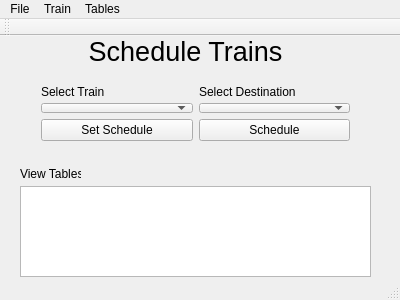
<?xml version="1.0" encoding="UTF-8"?>
<ui version="4.0">
 <class>MainWindow</class>
 <widget class="QMainWindow" name="MainWindow">
  <property name="geometry">
   <rect>
    <x>0</x>
    <y>0</y>
    <width>400</width>
    <height>300</height>
   </rect>
  </property>
  <property name="windowTitle">
   <string>MainWindow</string>
  </property>
  <widget class="QWidget" name="centralWidget">
   <widget class="QLabel" name="label_3">
    <property name="geometry">
     <rect>
      <x>20</x>
      <y>130</y>
      <width>61</width>
      <height>16</height>
     </rect>
    </property>
    <property name="text">
     <string>View Tables</string>
    </property>
   </widget>
   <widget class="QTableView" name="tableView">
    <property name="geometry">
     <rect>
      <x>20</x>
      <y>150</y>
      <width>351</width>
      <height>91</height>
     </rect>
    </property>
   </widget>
   <widget class="QLabel" name="label_4">
    <property name="geometry">
     <rect>
      <x>70</x>
      <y>0</y>
      <width>231</width>
      <height>31</height>
     </rect>
    </property>
    <property name="font">
     <font>
      <pointsize>20</pointsize>
     </font>
    </property>
    <property name="text">
     <string>Schedule Trains</string>
    </property>
    <property name="alignment">
     <set>Qt::AlignCenter</set>
    </property>
   </widget>
   <widget class="QWidget" name="layoutWidget">
    <property name="geometry">
     <rect>
      <x>30</x>
      <y>40</y>
      <width>331</width>
      <height>76</height>
     </rect>
    </property>
    <layout class="QVBoxLayout" name="verticalLayout_3">
     <item>
      <layout class="QHBoxLayout" name="horizontalLayout">
       <item>
        <layout class="QVBoxLayout" name="verticalLayout">
         <item>
          <widget class="QLabel" name="label">
           <property name="text">
            <string>Select Train</string>
           </property>
          </widget>
         </item>
         <item>
          <widget class="QComboBox" name="trainBox"/>
         </item>
        </layout>
       </item>
       <item>
        <layout class="QVBoxLayout" name="verticalLayout_2">
         <item>
          <widget class="QLabel" name="label_2">
           <property name="text">
            <string>Select Destination</string>
           </property>
          </widget>
         </item>
         <item>
          <widget class="QComboBox" name="destinationBox"/>
         </item>
        </layout>
       </item>
      </layout>
     </item>
     <item>
      <layout class="QHBoxLayout" name="horizontalLayout_2">
       <item>
        <widget class="QPushButton" name="set_scheduleButton">
         <property name="text">
          <string>Set Schedule</string>
         </property>
        </widget>
       </item>
       <item>
        <widget class="QPushButton" name="scheduleButton">
         <property name="text">
          <string>Schedule</string>
         </property>
        </widget>
       </item>
      </layout>
     </item>
    </layout>
   </widget>
  </widget>
  <widget class="QMenuBar" name="menuBar">
   <property name="geometry">
    <rect>
     <x>0</x>
     <y>0</y>
     <width>400</width>
     <height>21</height>
    </rect>
   </property>
   <widget class="QMenu" name="menuFile">
    <property name="title">
     <string>File</string>
    </property>
    <addaction name="actionSave_State"/>
    <addaction name="actionLoad_State"/>
   </widget>
   <widget class="QMenu" name="menuTrain">
    <property name="title">
     <string>Train</string>
    </property>
    <addaction name="actionAdd_Train"/>
    <addaction name="actionEdit_Train"/>
    <addaction name="actionDelete_Train"/>
   </widget>
   <widget class="QMenu" name="menuTables">
    <property name="title">
     <string>Tables</string>
    </property>
    <addaction name="actionView_Trains"/>
    <addaction name="actionView_DS_Connectivity"/>
    <addaction name="actionView_Tracklisting"/>
    <addaction name="actionView_Trackinfo"/>
   </widget>
   <addaction name="menuFile"/>
   <addaction name="menuTrain"/>
   <addaction name="menuTables"/>
  </widget>
  <widget class="QToolBar" name="mainToolBar">
   <attribute name="toolBarArea">
    <enum>TopToolBarArea</enum>
   </attribute>
   <attribute name="toolBarBreak">
    <bool>false</bool>
   </attribute>
  </widget>
  <widget class="QStatusBar" name="statusBar"/>
  <action name="actionSave_State">
   <property name="text">
    <string>Save State</string>
   </property>
  </action>
  <action name="actionLoad_State">
   <property name="text">
    <string>Load State</string>
   </property>
  </action>
  <action name="actionAdd_Train">
   <property name="text">
    <string>Add Train</string>
   </property>
  </action>
  <action name="actionEdit_Train">
   <property name="text">
    <string>Edit Train</string>
   </property>
  </action>
  <action name="actionDelete_Train">
   <property name="text">
    <string>Delete Train</string>
   </property>
  </action>
  <action name="actionView_Trains">
   <property name="text">
    <string>View Trains</string>
   </property>
  </action>
  <action name="actionView_DS_Connectivity">
   <property name="text">
    <string>View DS_Connectivity</string>
   </property>
  </action>
  <action name="actionView_Tracklisting">
   <property name="text">
    <string>View Tracklisting</string>
   </property>
  </action>
  <action name="actionView_Trackinfo">
   <property name="text">
    <string>View Trackinfo</string>
   </property>
  </action>
 </widget>
 <layoutdefault spacing="6" margin="11"/>
 <resources/>
 <connections/>
</ui>
